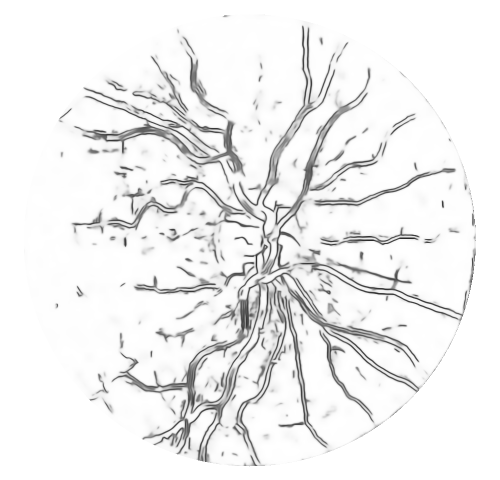
#> input picture images/circular_denoised_image.png, 999 x 960 px, found by its file name (shown at 1/2 size)
$ jupyter execute --allow-errors sam_with_edge_masking.ipynb   (shell and % lines are left out)
#> lines starting #> are read from the running program, lines starting #| are printed output that depends on the picture; after the words box and inside, x2 and y2 are one past the last pixel; in counts of white or black regions, pixels touching at a corner belong together
[cell 1]
import os
import numpy as np
import cv2
import torch
from PIL import Image
from datetime import datetime
import matplotlib.pyplot as plt

from sam2.build_sam import build_sam2
from sam2.sam2_image_predictor import SAM2ImagePredictor

[cell 2]
timestamp = datetime.now().strftime("%m%d%H%M")
output_dir = f"result2/{timestamp}"
os.makedirs(output_dir, exist_ok=True)

edge_image_path = "images/circular_denoised_image.png"
edge_image = cv2.imread(edge_image_path, cv2.IMREAD_GRAYSCALE)
#> edge_image is the input picture: shape (960, 999); min 32, max 255, mean 240

edges = cv2.Canny(edge_image, 50, 150)
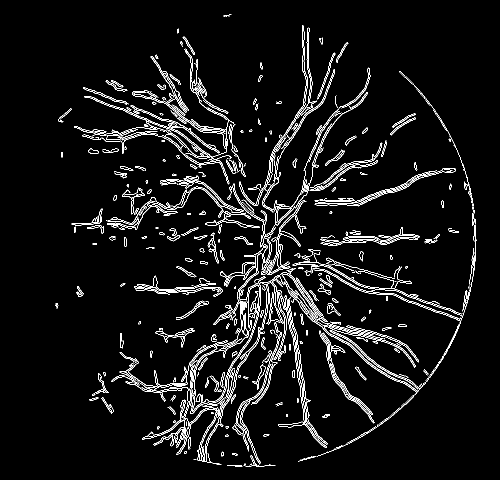
#> edges: shape (960, 999) (shown at 1/2 size); 4.9% white in thin lines or dots, all inside (x1, y1, x2, y2) = (110, 29, 953, 933)
contours, _ = cv2.findContours(edges, cv2.RETR_EXTERNAL, cv2.CHAIN_APPROX_SIMPLE)
#> contours = 597 contours, 442 with area under 20; largest, box (x1, y1, x2, y2) and area: (556, 591, 654, 896) 1174, (544, 450, 953, 887) 882, (261, 210, 439, 307) 738, (362, 373, 519, 456) 602, (274, 551, 432, 582) 536

coordinates = []
for contour in contours:
    for point in contour:
        x, y = point[0]
        coordinates.append([x, y])
#> this loop made 597 passes
#> contour on passes 1, 4, 13: [[515, 930], [517, 930]], [[491, 927], [491, 929]], [[654, 902]]
#> after the loop, coordinates = 35563 items

input_point = np.array(coordinates)
#> input_point = 35563 pairs, first value 110 to 952, second value 29 to 932
input_label = np.ones(len(input_point), dtype=int)


coordinates_output_path = os.path.join(output_dir, "coordinates.csv")
np.savetxt(coordinates_output_path, input_point, delimiter=",", fmt="%d", header="x,y")
print(f"Edge 이미지에서 추출된 좌표가 저장되었습니다: {coordinates_output_path}")
print(f"총 추출된 좌표: {len(input_point)}개")
#| 총 추출된 좌표: 35563개

adapt_image_path = "images/preprocessed_image.png"
adapt_image = Image.open(adapt_image_path)
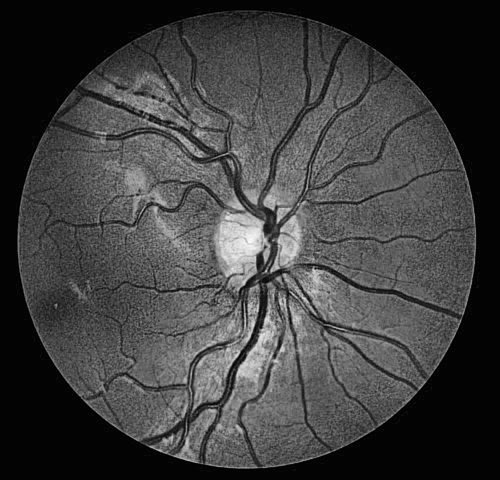
#> input picture images/preprocessed_image.png, 999 x 960 px, found by its file name (shown at 1/2 size)
#> adapt_image is the input picture: PIL image 999x960 L; min 0, max 252, mean 63
adapt_image = np.array(adapt_image.convert("RGB"))
#> adapt_image: shape (960, 999, 3)

#> (the rest of this cell did not finish here and is left out)
